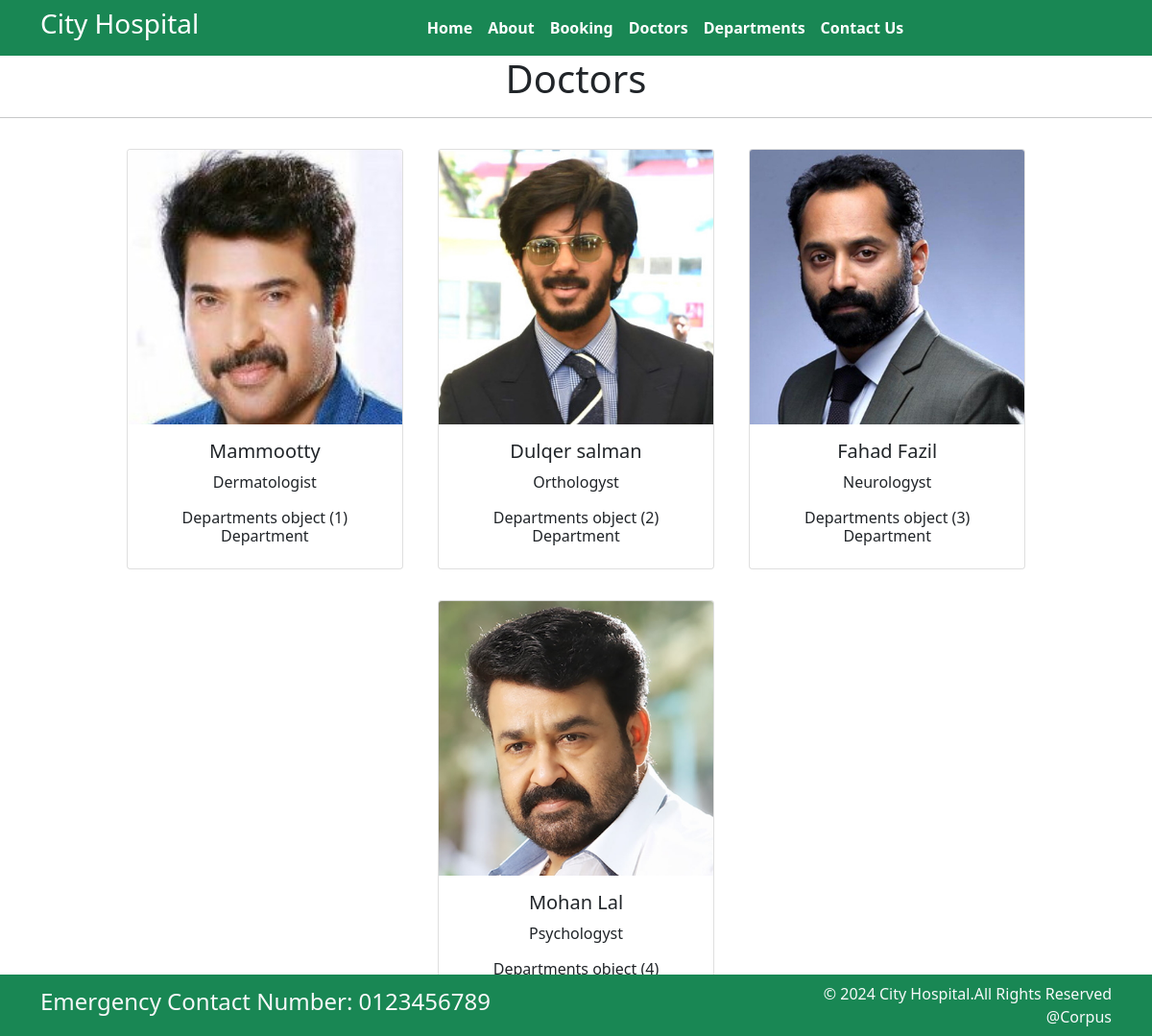
The app's page /doctors/ with its own data.
### home/models.py (models this page shows, shortened)
class Doctors(models.Model):
    doc_name = models.CharField(max_length=100)
    doc_spec = models.CharField(max_length=255)
    dep_name = models.ForeignKey(Departments, on_delete=models.CASCADE)
    doc_image = models.ImageField(upload_to='doctors')

class Departments(models.Model):
    dep_name = models.CharField(max_length=100)
    dep_description = models.TextField()

### home/views.py (the view)
# urls.py: path('doctors/', views.doctors, name='doctors'),
def doctors(request):
    dict_docs = {
        'doctors': Doctors.objects.all()
    }
    return render(request,"doctors.html", dict_docs)

### templates/doctors.html (shortened to what this page needs)
{% extends 'base.html' %}
{% block content %}
<h1 class="text-center">Doctors</h1>
<hr>
    <div class = "container text-center bg-blue" >
        {% for d in doctors %}
        <div class="card text-center mx-3 my-3" style="width: 18rem; display:inline-block">
            <img src="{{d.doc_image.url}}" class="card-img-top" alt="...">
            <div class="card-body">
                <h5 class="card-title">{{d.doc_name}}</h5>
                <p class="card-text">{{d.doc_spec}}</p>
                <h6>{{d.dep_name}} Department</h6>
            </div>
        </div>
        {% endfor %}
    </div>
{% endblock %}

### templates/base.html (shortened to what this page needs)
{% load static %}
<!DOCTYPE html>
<html>
  <head>
    <link rel="stylesheet"
      href=" https://cdn.jsdelivr.net/npm/bootstrap@5.1.3/dist/css/bootstrap.min.css ">
    <link rel="stylesheet"
      href="https://use.fontawesome.com/releases/v5.2.0/css/all.css">
    <link rel="stylesheet" href="{% static '/css/style.css' %}">
  </head>
  <body>
    <nav class="navbar bg-success navbar-expand-md ">
      <div class="container">
        <div class="col-2 text-left pl-md-0">
          <h3 class="text-white"> City Hospital </h3>
        </div>
        <div
          class="collapse navbar-collapse justify-content-center col-md-8 navbar-collapse-3">
          <ul class="navbar-nav justify-content-center  fw-bold">
            <li class="nav-item active">
              <a class="nav-link text-white" href="{% url 'home' %}">Home </a>
            </li>
            <li class="nav-item">
              <a class="nav-link text-white" href="{% url 'about' %}">About</a>
            </li>
            <li class="nav-item">
              <a class="nav-link text-white" href="{% url 'booking' %}">Booking</a>
            </li>
            <li class="nav-item">
              <a class="nav-link text-white" href="{% url 'doctors' %}">Doctors</a>
            </li>
			 <li class="nav-item">
              <a class="nav-link text-white" href="{% url 'department' %}">Departments</a>
            </li>
            <li class="nav-item">
              <a class="nav-link text-white" href="{% url 'contact' %}">Contact Us</a>
            </li>
          </ul>
        </div>
      </div>
    </nav>
{%block content%}
 {%endblock%}
    <section class="fixed-bottom">
      <footer class="pt-2 pb-2  bg-success text-light">
        <div class="container">
          <div class="row align-items-center">
            <div class="col-12 col-md-8">
              <h4>Emergency Contact Number: 0123456789</h4>
            </div>
            <div class="col-12 col-md-4 mt-4 mt-md-0 text-center text-md-end">
           © 2024 City Hospital.All Rights Reserved @Corpus
            </div>
          </div>
        </div>
      </footer>
    </section>
  </body>
</html>

### records on screen
Doctors: doc_image (picture), doc_name "Mammootty", doc_spec "Dermatologist", dep_name "Departments object (1)"
Doctors: doc_image (picture), doc_name "Dulqer salman", doc_spec "Orthologyst", dep_name "Departments object (2)"
Doctors: doc_image (picture), doc_name "Fahad Fazil", doc_spec "Neurologyst", dep_name "Departments object (3)"
Doctors: doc_image (picture), doc_name "Mohan Lal", doc_spec "Psychologyst", dep_name "Departments object (4)"
